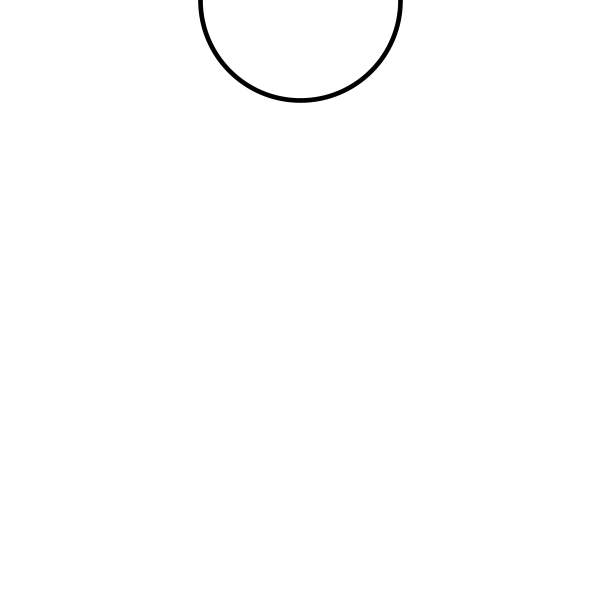
Frame 1 (no input)
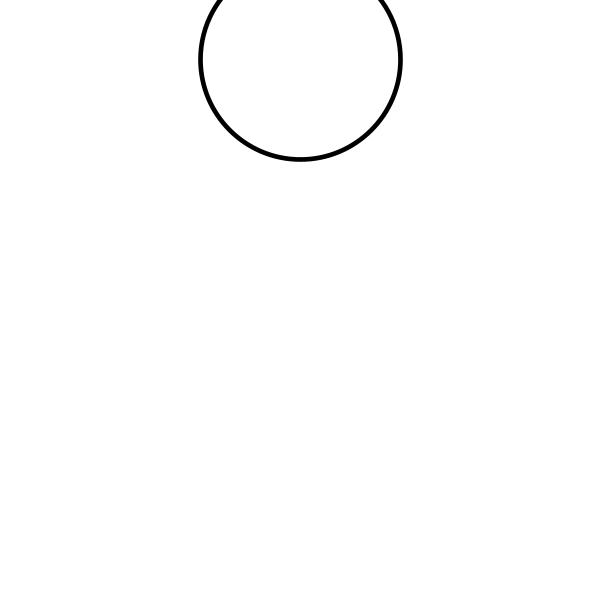
Frame 60 (the mouse pressed at the canvas centre just before this capture)
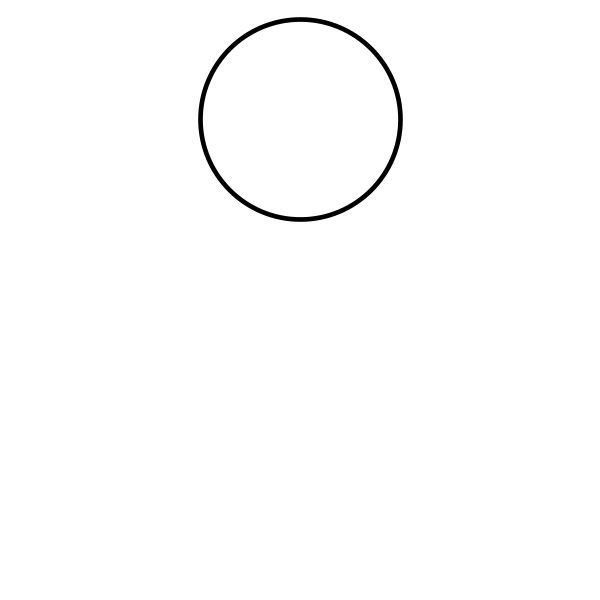
Frame 120 (the mouse held since frame 60 and released just before this capture)

The Processing sketch that drew these frames (run headless with seeded random() and noise(); from frame 60 on, the mouse is pressed at the canvas centre):

// Processing sketch: CIRCLE_1
// ── CIRCLE_1.pde
int y; 
void setup(){ 
size(600,600); 
y=0; 
} 
 
void draw (){ 
background(255); 
strokeWeight(4.67); 
circle(300,y,200);  
y++; 
if (y>700){ 
y=-100; 
} 
}
